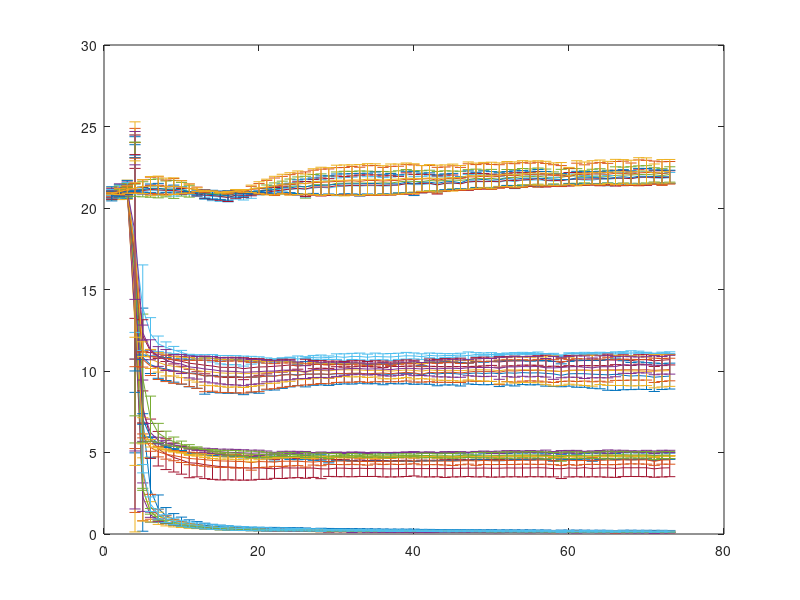

Here is the MATLAB script that generated this plot:
clear
%N1 = csvread('analyzed-oxygen-values-150805.csv');
%N2 = csvread('analyzed-oxygen-values-150807.csv');
%N3 = csvread('analyzed-oxygen-values-150808.csv');

A = zeros(73,24,2);
A(:,:,1)= csvread('analyzed-oxygen-values-150805.csv');
A(:,:,2)= csvread('analyzed-oxygen-values-150807.csv');
%A(:,:,2)= csvread('analyzed-oxygen-values-150808.csv');
ave = mean(A,3);
csvwrite('average.csv',ave)
S = std(A,0,3);
csvwrite('std.csv',ave)
%plot(ave)
errorbar(ave,S)